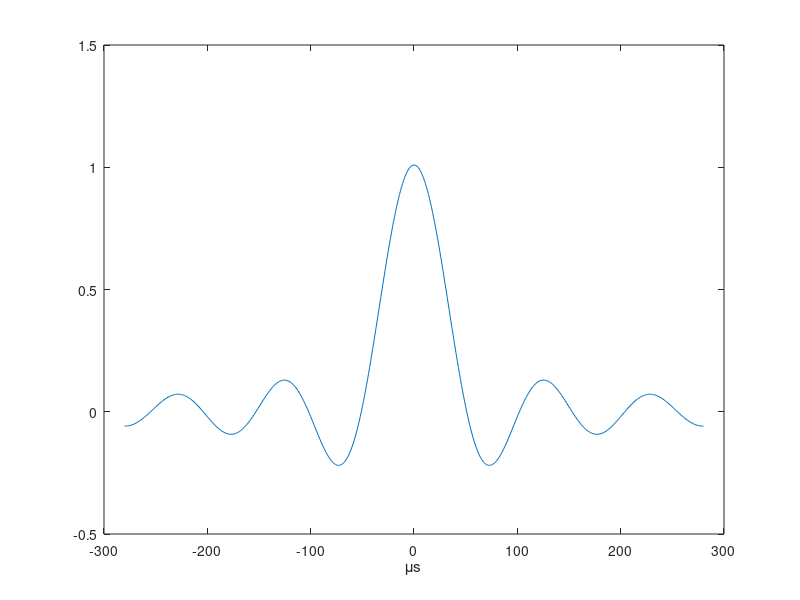
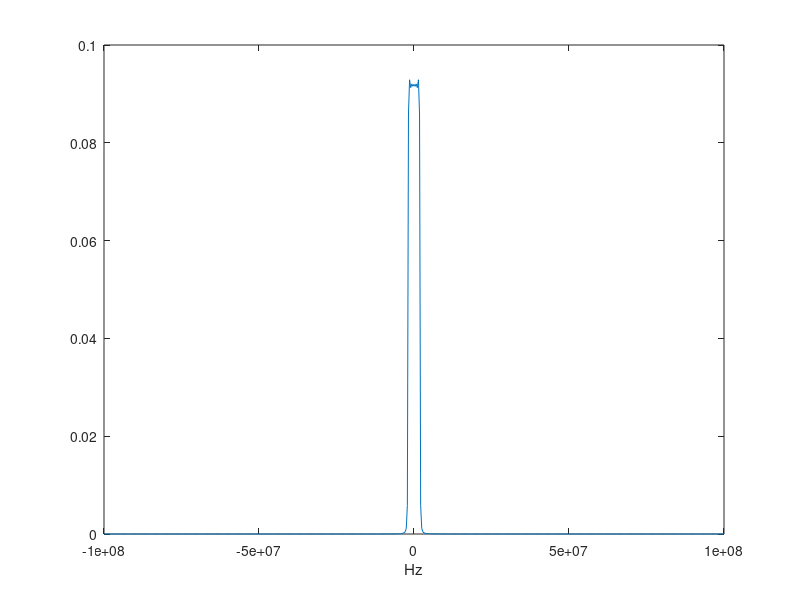

Recreate these plots in MATLAB, in order. (Note: this script raises an error after producing the figures.)
% Baseband modulation

% Timing sync
sync_size = 100;
r = rand(1, sync_size);
time_sync = transpose(round(r));


% Parameters
t_constr = 400e-6; 
LL = 1440 + sync_size; % Total number of bits 
fs = 200e6;    % Sampled frequency of the signal
T =  t_constr/LL;    % Period of a symbol (400μs and Passband signal 2 bits per symbol and 1440 bits to transmit)
ov_samp = floor(fs*T);   % Over-sampling factor (Sampling frequency/symbol rate)
N = 11; % Length of filter in symbol periods.
Ns = floor(N*ov_samp); % Number of filter samples
t_pulse = -floor(Ns/2):floor(Ns/2);   % Pulse time vector
pulse = sinc(t_pulse/ov_samp);   % sinc pulse
pulse = transpose(pulse)/norm(pulse)/sqrt(1/ov_samp);


% Show pulse plot and frequency plot
figure;
plot(t_pulse, pulse);
xlabel('μs');
F_pulse = fftshift(fft(pulse));           
len = length(t_pulse);
fr = linspace(-0.5, 0.5, len)*fs;
figure;

plot(fr, abs(F_pulse/len));
xlabel('Hz');


% image's bits
bits = reshape(cdata, size(cdata,1) * size(cdata,2), 1);

bits = [time_sync; bits];


% Map bits to -1 and +1
xI = 2 * bits - 1; 
xQ = zeros([LL,1]); 

% Upsample to match pulse 
xI_up = upsample(xI,ov_samp);
xQ_up = upsample(xQ,ov_samp);

xI_con = conv(xI_up, pulse,'same'); % Shape I component
xQ_con = conv(xQ_up, pulse,'same'); % Shape Q component

% Combine I and Q to create complex baseband signal
xt = xI_con + 1j * xQ_con;

% Scale xt to ensure |xI(t)| < 1 and |xQ(t)| < 1
max_x = max(abs([real(xt); imag(xt)]));
xt = xt / max_x;



%NEW

transmitsignal = xt;
save('transmitsignal.mat', 'transmitsignal');
